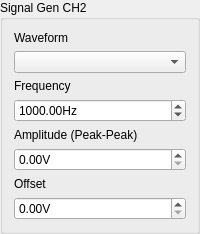
         <widget class="QGroupBox" name="signalGenGroup_CH2">
          <property name="enabled">
           <bool>true</bool>
          </property>
          <property name="title">
           <string>Signal Gen CH2</string>
          </property>
          <property name="checkable">
           <bool>false</bool>
          </property>
          <property name="checked">
           <bool>false</bool>
          </property>
          <layout class="QVBoxLayout" name="verticalLayout_21">
           <item>
            <widget class="QLabel" name="waveformLabel_CH2">
             <property name="enabled">
              <bool>true</bool>
             </property>
             <property name="text">
              <string>Waveform</string>
             </property>
            </widget>
           </item>
           <item>
            <widget class="espoComboBox" name="waveformSelect_CH2">
             <property name="enabled">
              <bool>true</bool>
             </property>
            </widget>
           </item>
           <item>
            <widget class="QLabel" name="frequencyLabel_CH2">
             <property name="enabled">
              <bool>true</bool>
             </property>
             <property name="text">
              <string>Frequency</string>
             </property>
            </widget>
           </item>
           <item>
            <widget class="espoSpinBox" name="frequencyValue_CH2">
             <property name="enabled">
              <bool>true</bool>
             </property>
             <property name="suffix">
              <string notr="true">Hz</string>
             </property>
             <property name="decimals">
              <number>2</number>
             </property>
             <property name="maximum">
              <double>1000000.000000000000000</double>
             </property>
             <property name="singleStep">
              <double>100.000000000000000</double>
             </property>
             <property name="value">
              <double>1000.000000000000000</double>
             </property>
            </widget>
           </item>
           <item>
            <widget class="QLabel" name="amplitudeLabel_CH2">
             <property name="enabled">
              <bool>true</bool>
             </property>
             <property name="text">
              <string>Amplitude (Peak-Peak)</string>
             </property>
            </widget>
           </item>
           <item>
            <widget class="espoSpinBox" name="amplitudeValue_CH2">
             <property name="enabled">
              <bool>true</bool>
             </property>
             <property name="suffix">
              <string>V</string>
             </property>
             <property name="maximum">
              <double>10.000000000000000</double>
             </property>
             <property name="singleStep">
              <double>0.100000000000000</double>
             </property>
            </widget>
           </item>
           <item>
            <widget class="QLabel" name="dcOffsetLabel_CH2">
             <property name="enabled">
              <bool>true</bool>
             </property>
             <property name="text">
              <string>Offset</string>
             </property>
            </widget>
           </item>
           <item>
            <widget class="espoSpinBox" name="dcOffsetValue_CH2">
             <property name="enabled">
              <bool>true</bool>
             </property>
             <property name="suffix">
              <string>V</string>
             </property>
             <property name="maximum">
              <double>10.000000000000000</double>
             </property>
             <property name="singleStep">
              <double>0.100000000000000</double>
             </property>
            </widget>
           </item>
          </layout>
         </widget>
